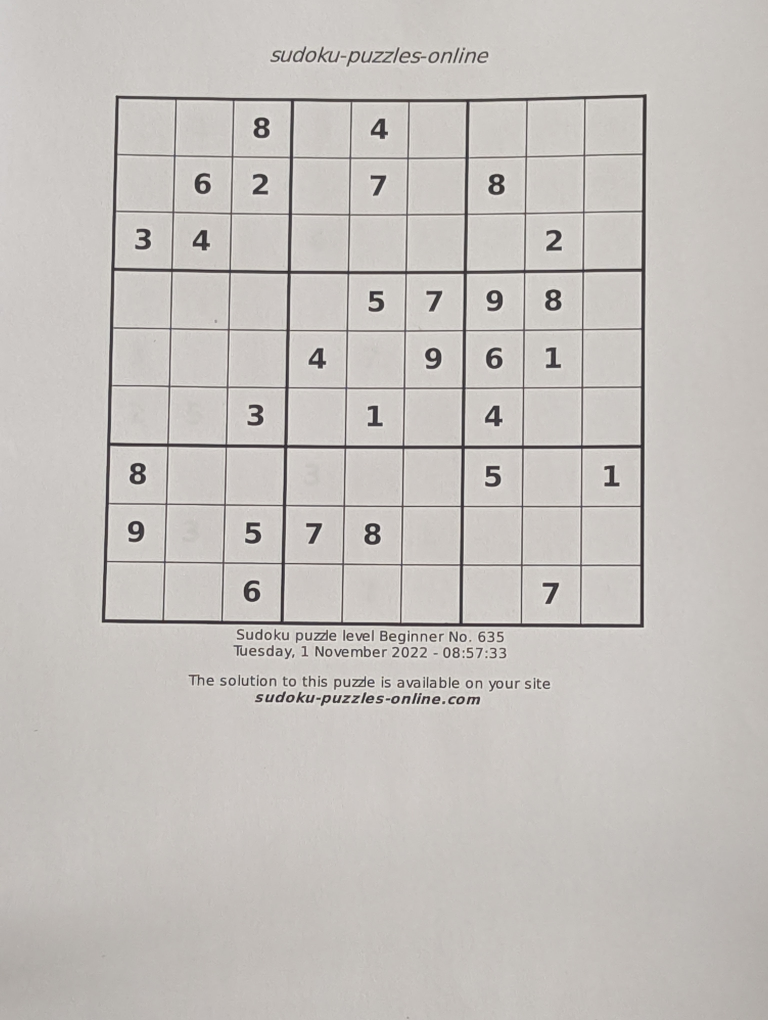
#> input picture cod/data/train/03.jpg, 3072 x 4080 px (shown at 1/4 size); its folder holds only this picture in this run
$ jupyter execute --allow-errors 'Laborator 6 -Solutie.ipynb'
#> lines starting #> are read from the running program, lines starting #| are printed output that depends on the picture; after the words box and inside, x2 and y2 are one past the last pixel; in counts of white or black regions, pixels touching at a corner belong together
[cell 1]
import cv2 as cv
import numpy as np
import os

[cell 2]
def show_image(title,image):
    image=cv.resize(image,(0,0),fx=0.3,fy=0.3)
    cv.imshow(title,image)
    cv.waitKey(0)
    cv.destroyAllWindows()

[cell 3]
def extrage_careu(image):
    image = cv.cvtColor(image,cv.COLOR_BGR2GRAY)
    image_m_blur = cv.medianBlur(image,3)
    image_g_blur = cv.GaussianBlur(image_m_blur, (0, 0), 5)
    image_sharpened = cv.addWeighted(image_m_blur, 1.2, image_g_blur, -0.8, 0)
    #show_image('image_sharpened',image_sharpened)
    _, thresh = cv.threshold(image_sharpened, 30, 255, cv.THRESH_BINARY)

    kernel = np.ones((3, 3), np.uint8)
    thresh = cv.erode(thresh, kernel)
    #show_image('image_thresholded',thresh)

    edges =  cv.Canny(thresh ,200,400)
    #show_image('edges',edges)
    contours, _ = cv.findContours(edges,  cv.RETR_EXTERNAL, cv.CHAIN_APPROX_SIMPLE)
    max_area = 0

    for i in range(len(contours)):
        if(len(contours[i]) >3):
            possible_top_left = None
            possible_bottom_right = None
            for point in contours[i].squeeze():
                if possible_top_left is None or point[0] + point[1] < possible_top_left[0] + possible_top_left[1]:
                    possible_top_left = point

                if possible_bottom_right is None or point[0] + point[1] > possible_bottom_right[0] + possible_bottom_right[1] :
                    possible_bottom_right = point

            diff = np.diff(contours[i].squeeze(), axis = 1)
            possible_top_right = contours[i].squeeze()[np.argmin(diff)]
            possible_bottom_left = contours[i].squeeze()[np.argmax(diff)]
            if cv.contourArea(np.array([[possible_top_left],[possible_top_right],[possible_bottom_right],[possible_bottom_left]])) > max_area:
                max_area = cv.contourArea(np.array([[possible_top_left],[possible_top_right],[possible_bottom_right],[possible_bottom_left]]))
                top_left = possible_top_left
                bottom_right = possible_bottom_right
                top_right = possible_top_right
                bottom_left = possible_bottom_left

    width = 810
    height = 810

    image_copy = cv.cvtColor(image.copy(),cv.COLOR_GRAY2BGR)
    cv.circle(image_copy,tuple(top_left),20,(0,0,255),-1)
    cv.circle(image_copy,tuple(top_right),20,(0,0,255),-1)
    cv.circle(image_copy,tuple(bottom_left),20,(0,0,255),-1)
    cv.circle(image_copy,tuple(bottom_right),20,(0,0,255),-1)
    #show_image("detected corners",image_copy)

    puzzle = np.array([top_left,top_right,bottom_right,bottom_left], dtype = "float32")
    destination_of_puzzle = np.array([[0,0],[width,0],[width,height],[0,height]], dtype = "float32")

    M = cv.getPerspectiveTransform(puzzle,destination_of_puzzle)

    result = cv.warpPerspective(image, M, (width, height))
    result = cv.cvtColor(result,cv.COLOR_GRAY2BGR)

    return result

[cell 4]
lines_horizontal=[]
for i in range(0,811,90):
    l=[]
    l.append((0,i))
    l.append((809,i))
    lines_horizontal.append(l)

[cell 5]
lines_vertical=[]
for i in range(0,811,90):
    l=[]
    l.append((i,0))
    l.append((i,809))
    lines_vertical.append(l)

[cell 6]
files=os.listdir('data/train')
for file in files:
    if file[-3:]=='jpg':
        img = cv.imread('data/train/'+file)
#> img is the input picture: shape (4080, 3072, 3); mean B, G, R 189.1, 192.9, 197
        result=extrage_careu(img)
#> in extrage_careu, `_, thresh = cv.threshold(image_sharpened, 30, 255, cv.THRESH_BINARY)`:
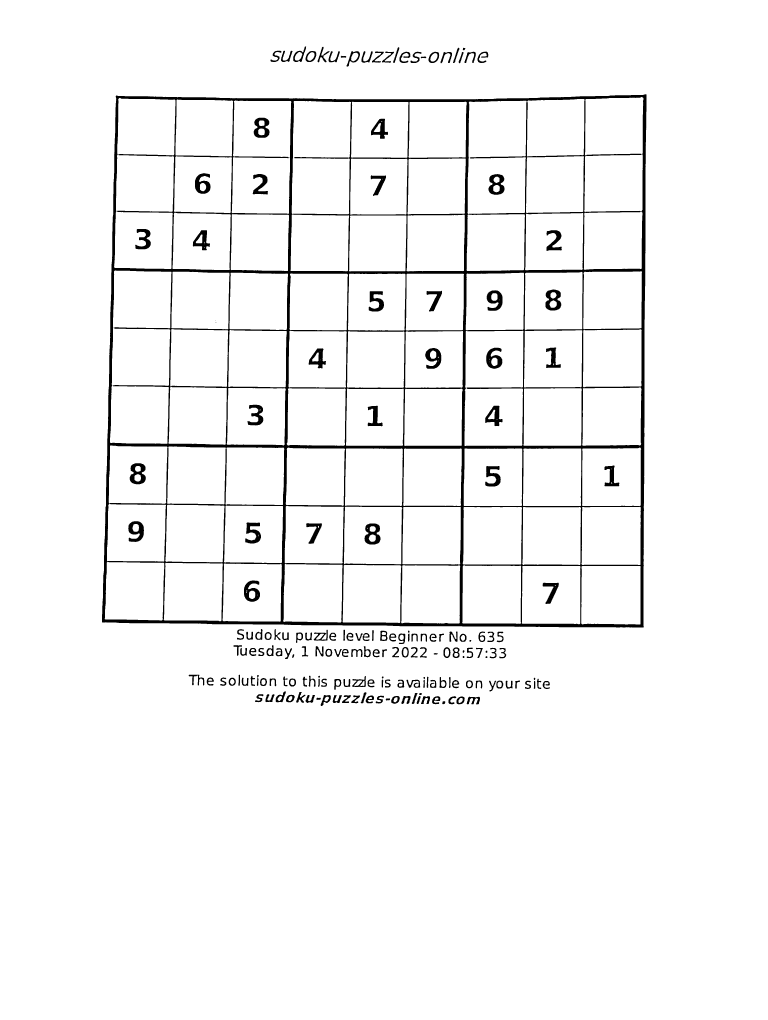
#> thresh: shape (4080, 3072) (shown at 1/4 size); 96.3% white; 187 black regions (3 under 20 px), largest, box (x1, y1, x2, y2) and area: (408, 377, 2586, 2510) 319594, (519, 1853, 583, 1937) 3261, (1458, 2094, 1522, 2178) 3247
#> in extrage_careu, `edges =  cv.Canny(thresh ,200,400)`:
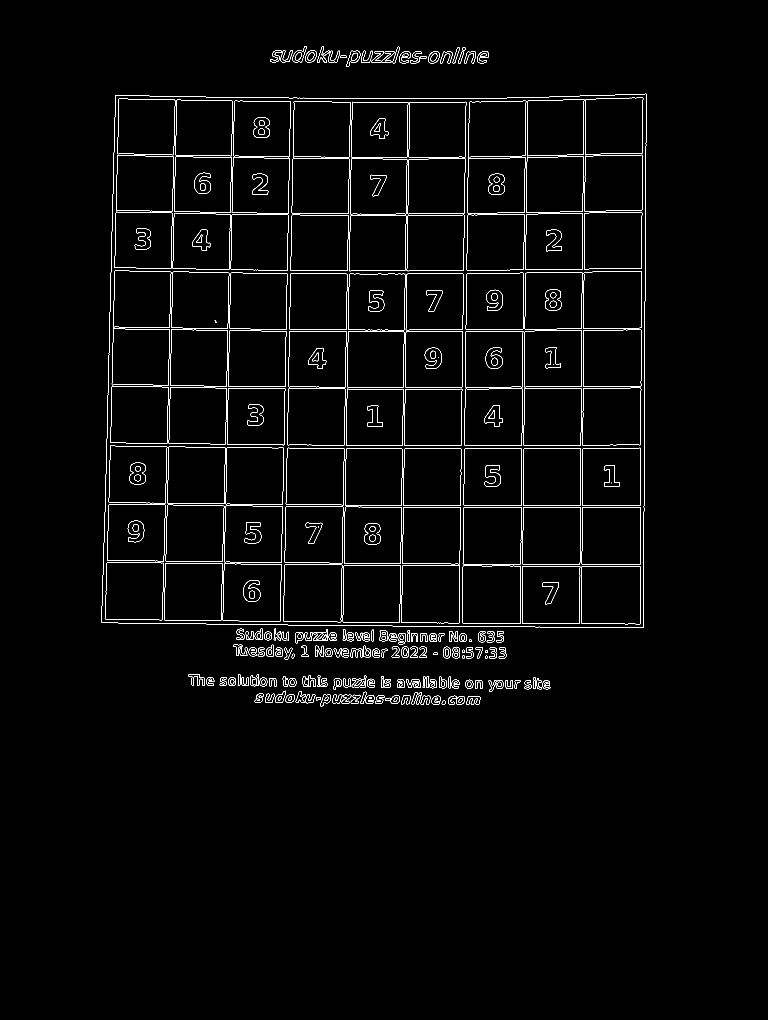
#> edges: shape (4080, 3072) (shown at 1/4 size); 0.95% white in thin lines or dots, all inside (x1, y1, x2, y2) = (406, 184, 2587, 2825)
#> in extrage_careu, `contours, _ = cv.findContours(edges,  cv.RETR_EXTERNAL, cv.CHAIN_APPRO..`: contours = 160 contours, 12 with area under 20; largest, box (x1, y1, x2, y2) and area: (406, 375, 2587, 2511) 4528560, (1384, 203, 1441, 268) 1928, (1220, 202, 1266, 249) 1640, (1712, 205, 1758, 253) 1639, (1518, 2521, 1551, 2565) 1210
#> the loop in extrage_careu, `for i in range(len(contours)):` made 160 passes
#> (max_area, top_left, bottom_right, top_right, bottom_left) on passes 1, 2, 3, 4, 36, 66: (131.5, [1769, 2805], [1779, 2816], [1781, 2804], [1768, 2816]), (144, [1543, 2793], [1559, 2801], [1560, 2792], [1542, 2801]), (161, [1266, 2790], [1282, 2799], [1283, 2790], [1265, 2800]), (1431.5, [1874, 2786], [1915, 2817], [1920, 2788], [1866, 2817]), (1929, [1955, 2722], [2009, 2752], [2010, 2724], [1957, 2766]), (2063.5, [1409, 2715], [1462, 2748], [1464, 2704], [1408, 2747])
#> after the loop in extrage_careu, `for i in range(len(contours)):`: bottom_left = [407, 2490]; bottom_right = [2575, 2510]; max_area = 4551929.5; top_left = [463, 381]; top_right = [2586, 376]
#> in extrage_careu, `puzzle = np.array([top_left,top_right,bottom_right,bottom_left], dtype..`: puzzle = [[463, 381], [2586, 376], [2575, 2510], [407, 2490]]
#> in extrage_careu, `M = cv.getPerspectiveTransform(puzzle,destination_of_puzzle)`: M = [[0.389, 0.0103, -183.8], [0.00093, 0.395, -150.9], [5.55e-06, 1.03e-05, 1]]
        for line in  lines_vertical :
            cv.line(result, line[0], line[1], (0, 255, 0), 5)
#> result: shape (810, 810, 3); mean B, G, R 179.8, 199.6, 179.8
        for line in  lines_horizontal :
            cv.line(result, line[0], line[1], (0, 0, 255), 5)
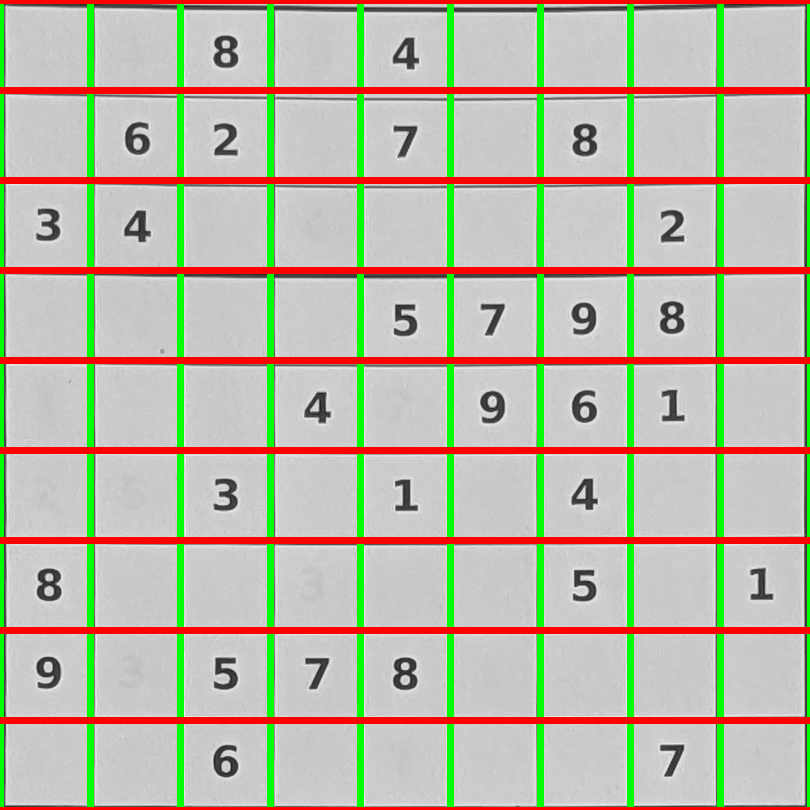
#> result: shape (810, 810, 3); mean B, G, R 167.8, 186.1, 187.6
        show_image('img',result)

[cell 7]
def determina_configuratie_careu_ox(thresh,lines_horizontal,lines_vertical):
    matrix = np.empty((9,9), dtype='str')
    for i in range(len(lines_horizontal)-1):
        for j in range(len(lines_vertical)-1):
            y_min = lines_vertical[j][0][0] + 20
            y_max = lines_vertical[j + 1][1][0] - 20
            x_min = lines_horizontal[i][0][1] + 20
            x_max = lines_horizontal[i + 1][1][1] - 20
            patch = thresh[x_min:x_max, y_min:y_max].copy()
            Medie_patch=np.mean(patch)
            if Medie_patch>0:
                matrix[i][j]='x'
            else:
                matrix[i][j]='o'
    return matrix

[cell 8]
def vizualizare_configuratie(result,matrix,lines_horizontal,lines_vertical):
    for i in range(len(lines_horizontal) - 1):
        for j in range(len(lines_vertical) - 1):
            y_min = lines_vertical[j][0][0]
            y_max = lines_vertical[j + 1][1][0]
            x_min = lines_horizontal[i][0][1]
            x_max = lines_horizontal[i + 1][1][1]
            if matrix[i][j] == 'x':
                cv.rectangle(result, (y_min, x_min), (y_max, x_max), color=(255, 0, 0), thickness=5)

[cell 9]
files=os.listdir('data/train')
for file in files:
    if file[-3:]=='jpg':
        img = cv.imread('data/train/'+file)
        result=extrage_careu(img)
#> the loop in extrage_careu (call 2), `for i in range(len(contours)):` made 160 passes
        _, thresh = cv.threshold(result, 100, 255, cv.THRESH_BINARY_INV)
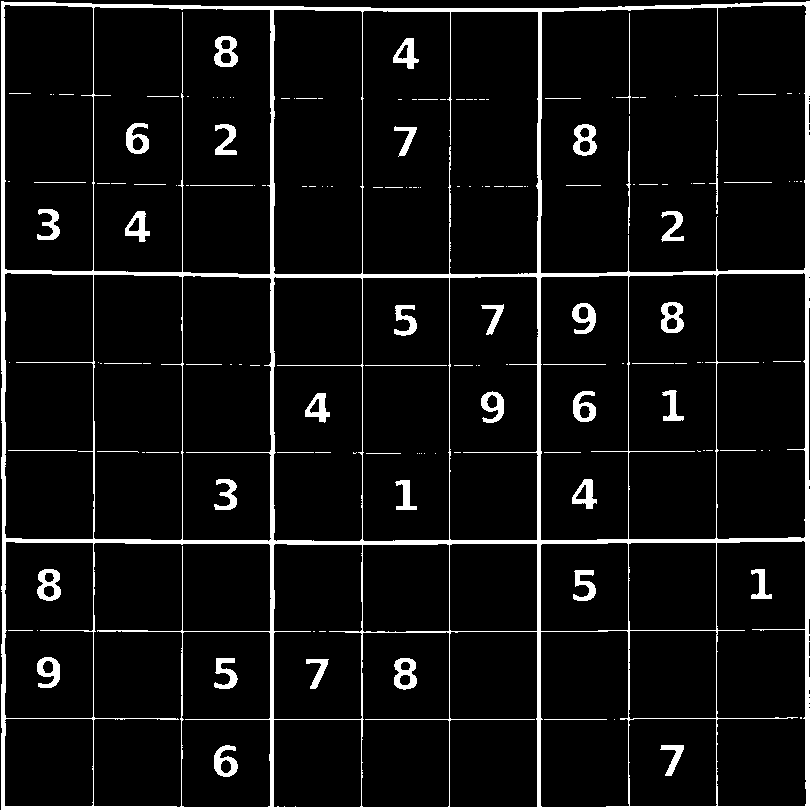
#> thresh: shape (810, 810, 3); 7% white; 158 white regions (100 under 20 px), largest, box (x1, y1, x2, y2) and area: (1, 1, 810, 810) 33309, (37, 569, 61, 601) 460, (394, 658, 417, 690) 452
        matrice=determina_configuratie_careu_ox(thresh,lines_horizontal,lines_vertical)
        vizualizare_configuratie(result,matrice,lines_horizontal,lines_vertical)
#> after the loop in vizualizare_configuratie, `for i in range(len(lines_horizontal) - 1):`:
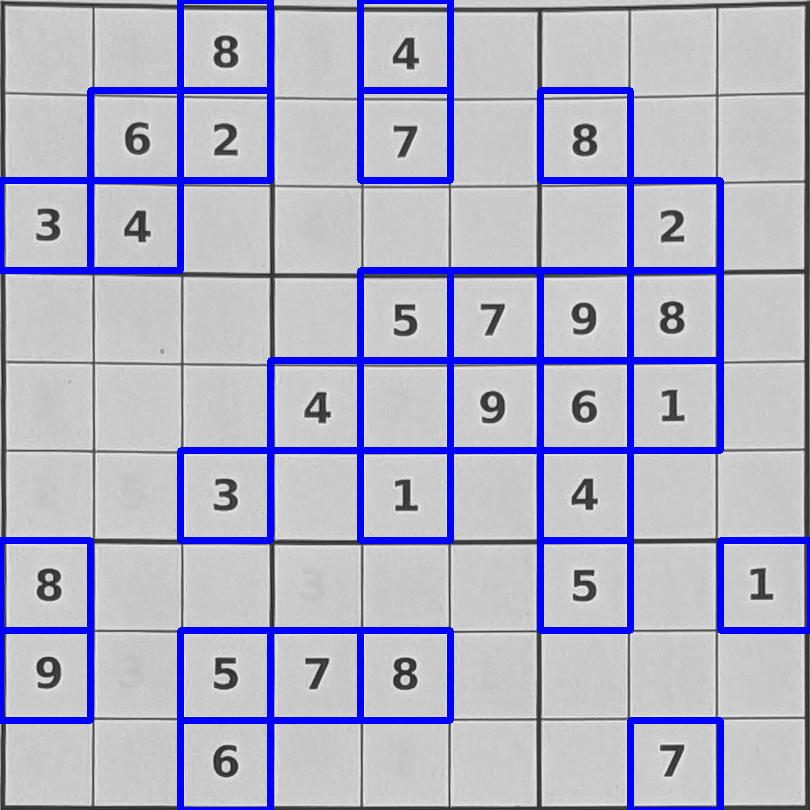
#> result: shape (810, 810, 3); mean B, G, R 199.4, 177.4, 177.4
        show_image('img',result)
#> call 2 of show_image, with title = 'img'
#> in show_image (call 2), `image=cv.resize(image,(0,0),fx=0.3,fy=0.3)`:
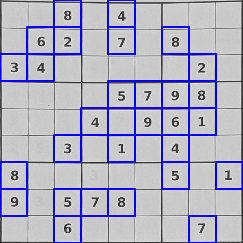
#> image: shape (243, 243, 3); mean of channels 0, 1, 2 199, 178, 178; drawn as B, G, R

[cell 10]
def clasifica_cifra(patch):
        maxi=-np.inf
        poz=-1
        for j in range(1,10):
            img_template=cv.imread('templates/'+str(j)+'.jpg')
            img_template= cv.cvtColor(img_template,cv.COLOR_BGR2GRAY)
            corr = cv.matchTemplate(patch,img_template,  cv.TM_CCOEFF_NORMED)
            corr=np.max(corr)
            if corr>maxi:
                maxi=corr
                poz=j
        return poz

[cell 11]
def determina_configuratie_careu_ocifre(img,thresh,lines_horizontal,lines_vertical):
    matrix = np.empty((9,9), dtype='str')
    for i in range(len(lines_horizontal)-1):
        for j in range(len(lines_vertical)-1):
            y_min = lines_vertical[j][0][0] + 15
            y_max = lines_vertical[j + 1][1][0] - 15
            x_min = lines_horizontal[i][0][1] + 15
            x_max = lines_horizontal[i + 1][1][1] - 15
            patch = thresh[x_min:x_max, y_min:y_max].copy()
            patch_orig=img[x_min:x_max, y_min:y_max].copy()
            patch_orig= cv.cvtColor(patch_orig,cv.COLOR_BGR2GRAY)
            Medie_patch=np.mean(patch)
            if Medie_patch>0:
                matrix[i][j]=clasifica_cifra(patch_orig)
            else:
                matrix[i][j]='o'
    return matrix

[cell 12]
files=os.listdir('data/train')
#> (the rest of this cell did not finish here and is left out)

        _, thresh = cv.threshold(result, 100, 255, cv.THRESH_BINARY_INV)
        matrice=determina_configuratie_careu_ocifre(result,thresh,lines_horizontal,lines_vertical)
#> in determina_configuratie_careu_ocifre, `patch_orig=img[x_min:x_max, y_min:y_max].copy()`:
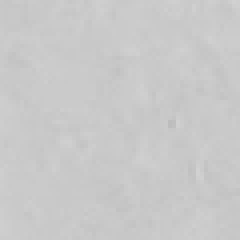
#> patch_orig: shape (60, 60, 3) (shown 4 times larger); min 189, max 209, mean 200.9

$ run again, on cod/data/train/04.jpg
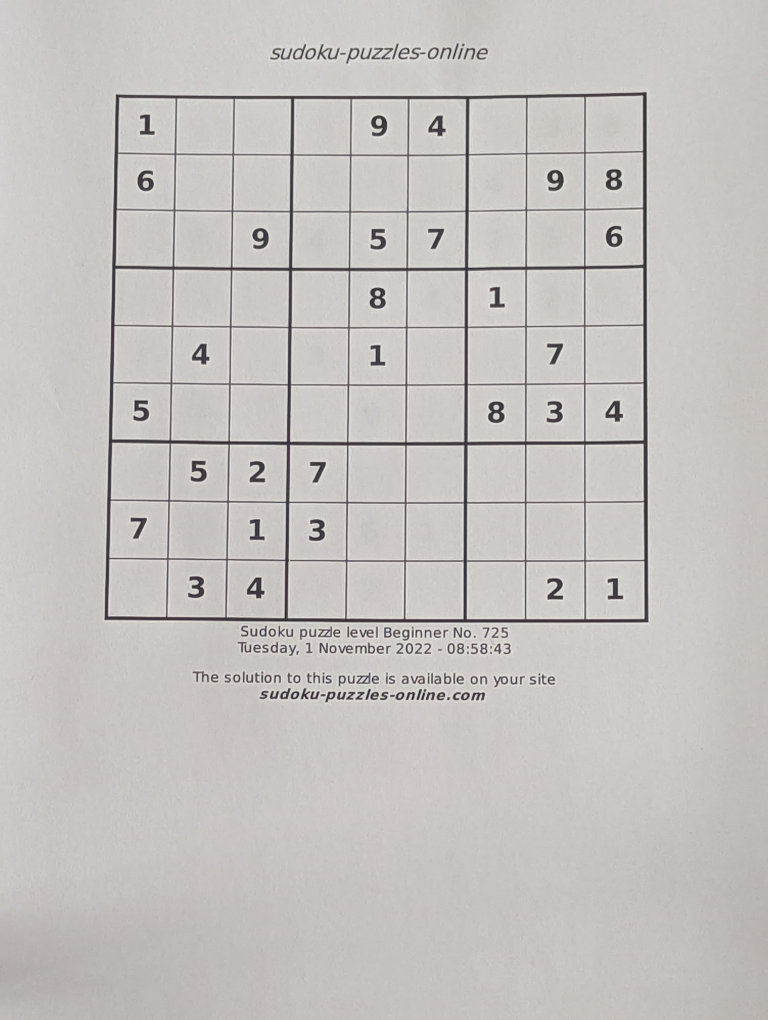
#> input picture cod/data/train/04.jpg, 3072 x 4080 px (shown at 1/4 size)
#> img is the input picture: shape (4080, 3072, 3); mean B, G, R 191, 193.5, 197.4
#> in extrage_careu, `_, thresh = cv.threshold(image_sharpened, 30, 255, cv.THRESH_BINARY)`:
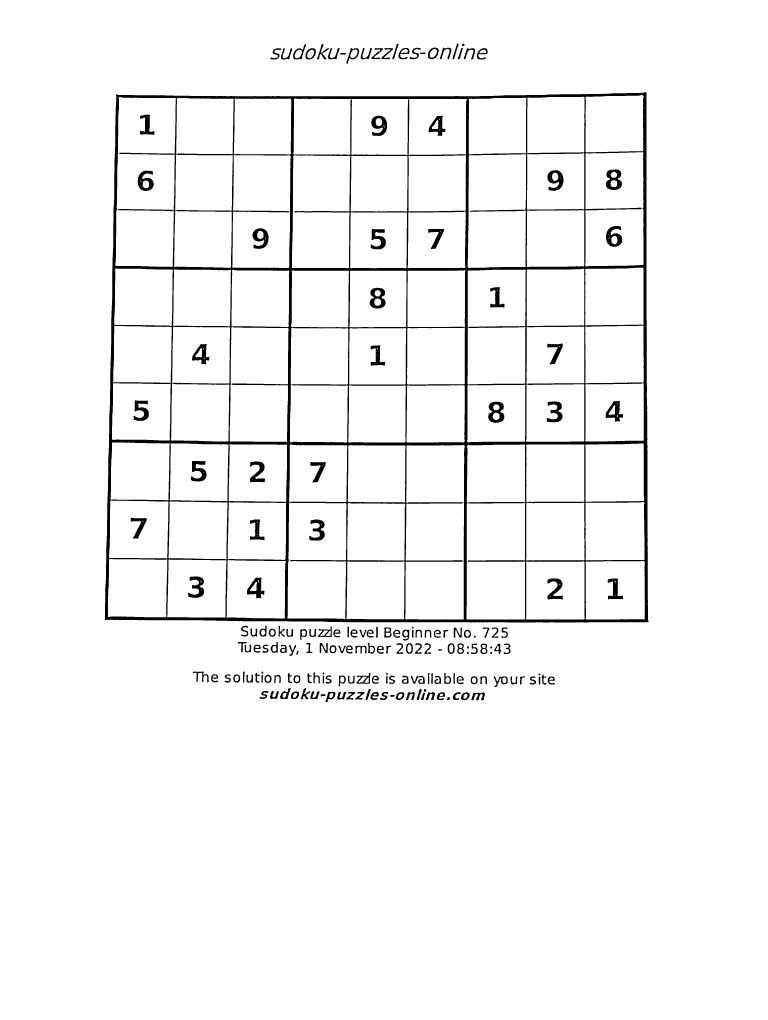
#> thresh: shape (4080, 3072) (shown at 1/4 size); 96.3% white; 183 black regions, largest, box (x1, y1, x2, y2) and area: (418, 369, 2594, 2490) 319666, (1953, 1607, 2017, 1691) 3254, (2424, 678, 2488, 760) 3130
#> edges: shape (4080, 3072); 0.95% white in thin lines or dots, all inside (x1, y1, x2, y2) = (416, 172, 2595, 2810)
#> contours = 155 contours, 7 with area under 20; largest, box (x1, y1, x2, y2) and area: (416, 367, 2595, 2491) 4524184, (1384, 191, 1438, 256) 1876, (1171, 175, 1225, 239) 1855, (1270, 2504, 1328, 2549) 1700, (1710, 188, 1756, 237) 1699
#> the loop in extrage_careu, `for i in range(len(contours)):` made 155 passes
#> (max_area, top_left, bottom_right, top_right, bottom_left) on passes 1, 2, 3, 4, 32, 64: (132, [1789, 2788], [1797, 2800], [1800, 2788], [1786, 2800]), (140, [1561, 2779], [1577, 2787], [1579, 2779], [1560, 2787]), (170, [1283, 2776], [1301, 2784], [1302, 2776], [1282, 2786]), (1463.5, [1892, 2770], [1935, 2800], [1940, 2772], [1884, 2801]), (1913, [1974, 2704], [2028, 2735], [2029, 2708], [1977, 2749]), (2100, [1426, 2702], [1480, 2734], [1482, 2690], [1425, 2734])
#> after the loop in extrage_careu, `for i in range(len(contours)):`: bottom_left = [417, 2479]; bottom_right = [2594, 2489]; max_area = 4539763.5; top_left = [464, 376]; top_right = [2586, 368]
#> puzzle = [[464, 376], [2586, 368], [2594, 2489], [417, 2479]]
#> M = [[0.387, 0.00866, -183.1], [0.0015, 0.398, -150.3], [4.05e-06, 1.25e-05, 1]]
#> the loop in extrage_careu (call 2), `for i in range(len(contours)):` made 155 passes
#> in determina_configuratie_careu_ocifre, `patch_orig=img[x_min:x_max, y_min:y_max].copy()`:
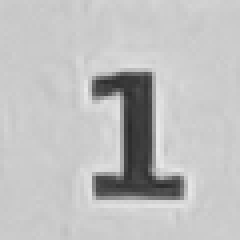
#> patch_orig: shape (60, 60, 3) (shown 4 times larger); min 43, max 233, mean 190.9
